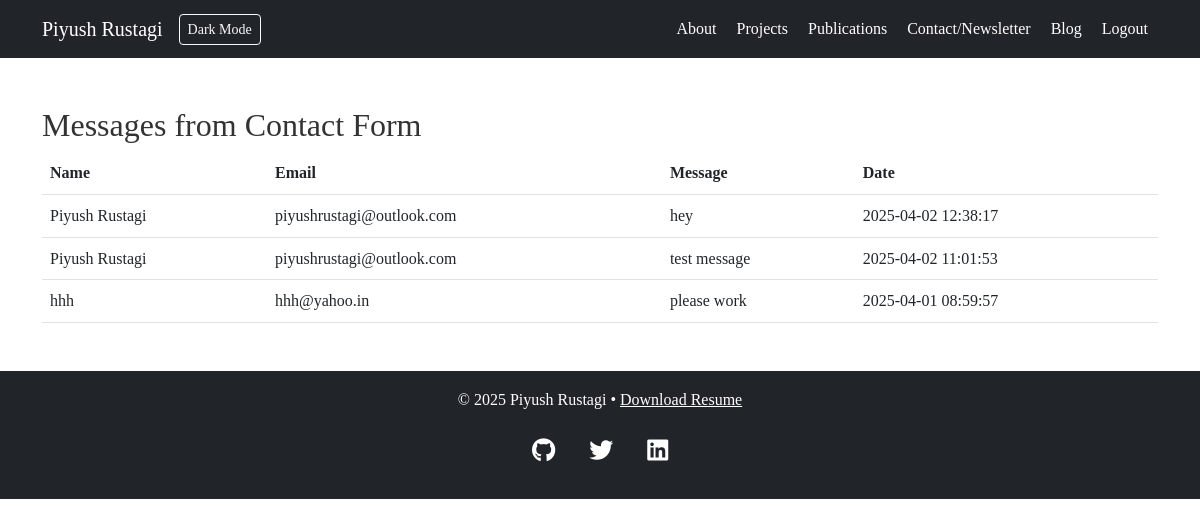
/admin/messages (signed in), run on the app's committed database.
### tables this page shows
CREATE TABLE messages (
    id INTEGER PRIMARY KEY AUTOINCREMENT,
    name TEXT NOT NULL,
    email TEXT NOT NULL,
    message TEXT NOT NULL,
    created TIMESTAMP DEFAULT CURRENT_TIMESTAMP
);

### app.py (the view)
@app.route("/admin/messages")
def admin_messages():
    if 'logged_in' not in session:
        flash("Please log in to access the admin panel.", "danger")
        return redirect(url_for('login'))  # Redirect to login page if not logged in
    conn = get_db_connection()
    messages = conn.execute("SELECT * FROM messages ORDER BY created DESC").fetchall()
    conn.close()
    return render_template("messages.html", messages=messages)

### app.py (called while the page is built)
def get_db_connection():
 conn = sqlite3.connect(DATABASE)
 conn.row_factory = sqlite3.Row # so we can treat rows like dictionaries
 return conn

### templates/messages.html (shortened to what this page needs)
{% extends "base.html" %}
{% block content %}
<div class="container my-5">
    <h2>Messages from Contact Form</h2>
    {% if messages %}
        <table class="table">
            <thead>
                <tr>
                    <th>Name</th>
                    <th>Email</th>
                    <th>Message</th>
                    <th>Date</th>
                </tr>
            </thead>
            <tbody>
                {% for message in messages %}
                    <tr>
                        <td>{{ message['name'] }}</td>
                        <td>{{ message['email'] }}</td>
                        <td>{{ message['message'] }}</td>
                        <td>{{ message['created'] }}</td>
                    </tr>
                {% endfor %}
            </tbody>
        </table>
    {% else %}
        <p>No messages yet.</p>
    {% endif %}
</div>
{% endblock %}

### templates/base.html (shortened to what this page needs)
<!DOCTYPE html>
<html lang="en">
<head>
  <link href="https://cdn.jsdelivr.net/npm/bootstrap@5.3.0/dist/css/bootstrap.min.css" rel="stylesheet">
  <link rel="stylesheet" href="{{ url_for('static', filename='style.css') }}">
</head>
<body>
  <nav class="navbar navbar-expand-md navbar-dark bg-dark">
    <div class="container">
      <a class="navbar-brand" href="{{ url_for('home') }}">Piyush Rustagi</a>
      <button id="darkToggle" class="btn btn-outline-light btn-sm">Dark Mode</button>
      <div class="collapse navbar-collapse" id="main-nav">
        <ul class="navbar-nav ms-auto">
          <li class="nav-item"><a class="nav-link" href="{{ url_for('home') }}#about">About</a></li>
          <li class="nav-item"><a class="nav-link" href="{{ url_for('home') }}#projects">Projects</a></li>
          <li class="nav-item"><a class="nav-link" href="{{ url_for('home') }}#publications">Publications</a></li>
          <li class="nav-item"><a class="nav-link" href="{{ url_for('home') }}#contact">Contact/Newsletter</a></li>
          <li class="nav-item"><a class="nav-link" href="{{ url_for('blog') }}">Blog</a></li>
          {% if 'logged_in' in session %}
            <li class="nav-item"><a class="nav-link" href="{{ url_for('logout') }}">Logout</a></li>
          {% else %}
            <li class="nav-item"><a class="nav-link" href="{{ url_for('login') }}">Admin Login</a></li>
          {% endif %}
        </ul>
      </div>
    </div>
  </nav>
  <main>
    {% block content %}{% endblock %}
  </main>
  <footer class="bg-dark text-white text-center p-3">
    <p>© 2025 Piyush Rustagi &bull; <a href="{{ url_for('static', filename='Piyush Rustagi Resume.pdf') }}" class="text-white">Download Resume</a></p>
    <p>
      <div class="social-icons">
        <a href="https://github.com/piyushrustagi" target="_blank"><i class="fab fa-github"></i></a>
        <a href="https://x.com/_PiyushRustagi" target="_blank"><i class="fab fa-twitter"></i></a>
        <a href="https://linkedin.com/in/rustagipiyush" target="_blank"><i class="fab fa-linkedin"></i></a>
    </div>
    </p>
  </footer>
</body>
</html>

### static/style.css (style rules this page uses)
body { font-family: 'Times New Roman', serif; margin: 0; padding: 0; line-height: 1.6; color: #333; }
.navbar-nav .nav-item { position: relative; }
.navbar-nav .nav-item .nav-link { position: relative; color: white; text-decoration: none; padding: 5px 10px; }
.navbar-nav .nav-item .nav-link::after { content: ''; width: 0; height: 3px; background: #ff004f; position: absolute; left: 50%; bottom: 0; transition: width 0.4s ease, left 0.4s ease; }
footer { text-align: center; padding: 1rem; background: #333; color: #fff; }
footer a { color: #fff; }
.social-icons a { font-size: 24px; margin: 0 15px; color: white; transition: transform 0.3s ease, color 0.3s ease; }
.social-icons i { vertical-align: middle; display: inline-block; }

### data on the page
messages: name "Piyush Rustagi", email "piyushrustagi@outlook.com", message "hey", created "2025-04-02 12:38:17"
messages: name "Piyush Rustagi", email "piyushrustagi@outlook.com", message "test message", created "2025-04-02 11:01:53"
messages: name "hhh", email "hhh@yahoo.in", message "please work", created "2025-04-01 08:59:57"
